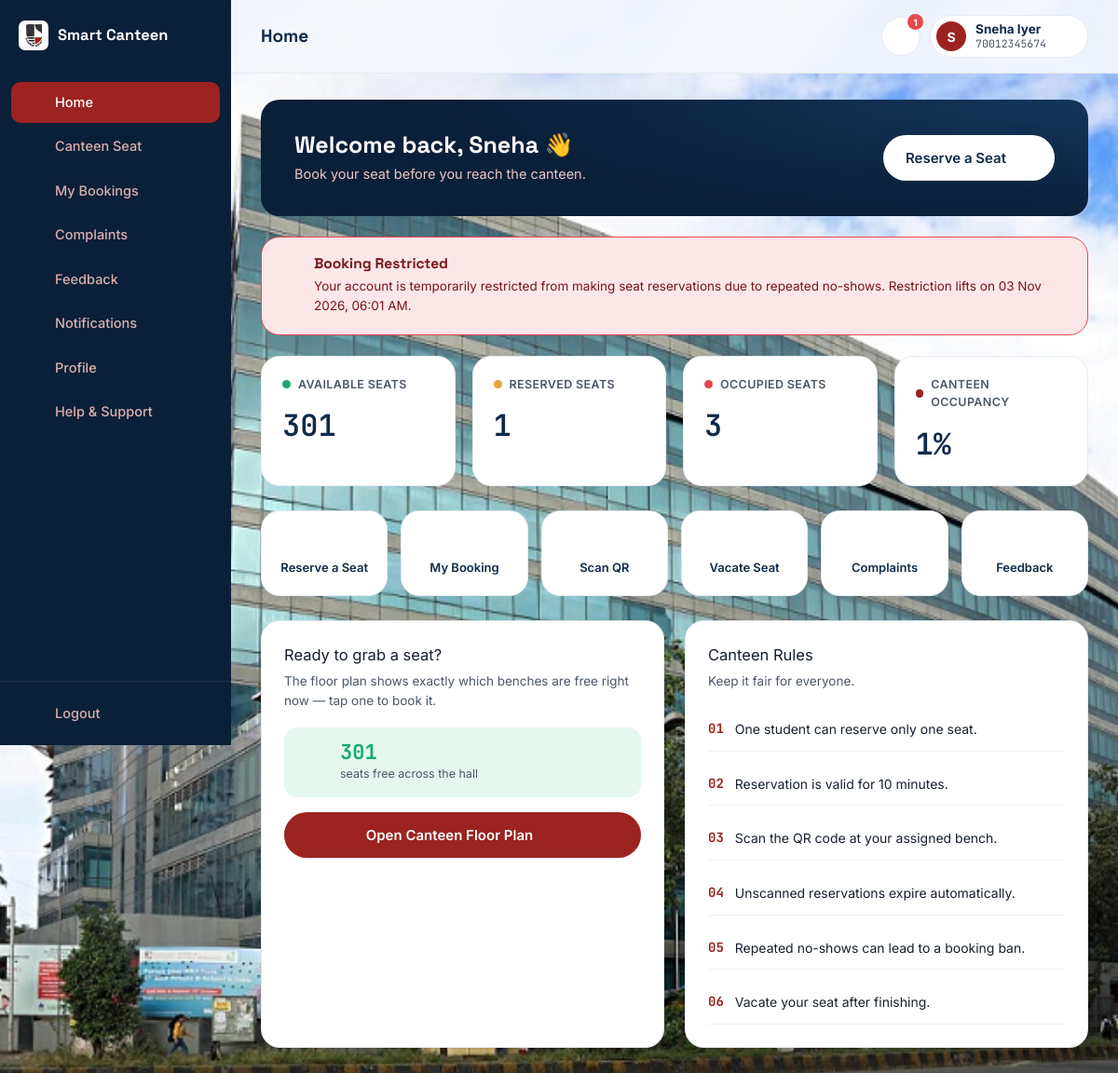
The app's page /student/dashboard.php (signed in) with its own data.
### tables this page shows
CREATE TABLE students (
  id             INT AUTO_INCREMENT PRIMARY KEY,
  sap_id         VARCHAR(11) NOT NULL UNIQUE,
  password_hash  VARCHAR(255) NOT NULL,
  name           VARCHAR(100) NOT NULL,
  branch         VARCHAR(100) NOT NULL,
  year           TINYINT NOT NULL,
  email          VARCHAR(150) DEFAULT NULL,
  no_show_count  INT NOT NULL DEFAULT 0,
  created_at     TIMESTAMP NOT NULL DEFAULT CURRENT_TIMESTAMP,
  CONSTRAINT chk_sap_id_format CHECK (sap_id REGEXP '^[0-9]{11}$'),
  CONSTRAINT chk_year_range CHECK (year BETWEEN 1 AND 4)
);

CREATE TABLE bans (
  id             INT AUTO_INCREMENT PRIMARY KEY,
  student_id     INT NOT NULL,
  reason         VARCHAR(255) NOT NULL,
  start_date     DATETIME NOT NULL,
  end_date       DATETIME NOT NULL,
  lifted_at      DATETIME DEFAULT NULL,
  created_at     TIMESTAMP NOT NULL DEFAULT CURRENT_TIMESTAMP,
  CONSTRAINT fk_ban_student FOREIGN KEY (student_id) REFERENCES students(id) ON DELETE CASCADE,
  INDEX idx_student_active (student_id, lifted_at, end_date)
);

### includes/functions.php (called while the page is built, shortened)
<?php
function e(?string $value): string
{
    return htmlspecialchars($value ?? '', ENT_QUOTES, 'UTF-8');
}
function unreadNotificationCount(PDO $pdo, int $studentId): int
{
    $stmt = $pdo->prepare('SELECT COUNT(*) FROM notifications WHERE student_id = ? AND is_read = 0');
    $stmt->execute([$studentId]);
    return (int) $stmt->fetchColumn();
}
function getActiveBan(PDO $pdo, int $studentId): ?array
{
    $stmt = $pdo->prepare('SELECT * FROM bans WHERE student_id = ? AND lifted_at IS NULL AND end_date > NOW() ORDER BY end_date DESC LIMIT 1');
    $stmt->execute([$studentId]);
    $ban = $stmt->fetch();
    return $ban ?: null;
}
function getCanteenStats(PDO $pdo): array
{
    $counts = ['available' => 0, 'reserved' => 0, 'occupied' => 0, 'unavailable' => 0];
    foreach ($pdo->query('SELECT status, COUNT(*) c FROM seats GROUP BY status') as $row) {
        $counts[$row['status']] = (int) $row['c'];
    }
    $total = $counts['available'] + $counts['reserved'] + $counts['occupied'];
    $occupancy = $total > 0 ? round((($counts['reserved'] + $counts['occupied']) / $total) * 100) : 0;
    return [
        'available'  => $counts['available'],
        'reserved'   => $counts['reserved'],
        'occupied'   => $counts['occupied'],
        'unavailable'=> $counts['unavailable'],
        'occupancy'  => $occupancy,
    ];
}
function formatDateTime(?string $datetime): string
{
    return date('d M Y, h:i A', strtotime($datetime));
}

### includes/auth.php (called while the page is built, shortened)
<?php
function isStudentLoggedIn(): bool
{
    return isset($_SESSION['student_id']);
}
function currentStudentId(): ?int
{
    return $_SESSION['student_id'] ?? null;
}
function currentStudent(): ?array
{
    static $cached = null;
    if ($cached !== null) return $cached;
    $stmt = getDB()->prepare('SELECT * FROM students WHERE id = ?');
    $stmt->execute([currentStudentId()]);
    $cached = $stmt->fetch() ?: null;
    return $cached;
}

### includes/db.php (called while the page is built)
<?php
function getDB(): PDO
{
    static $pdo = null;
    if ($pdo === null) {
        $dsn = 'mysql:host=' . DB_HOST . ';dbname=' . DB_NAME . ';charset=utf8mb4';
        try {
            $pdo = new PDO($dsn, DB_USER, DB_PASS, [
                PDO::ATTR_ERRMODE            => PDO::ERRMODE_EXCEPTION,
                PDO::ATTR_DEFAULT_FETCH_MODE => PDO::FETCH_ASSOC,
                PDO::ATTR_EMULATE_PREPARES   => false,
            ]);
            $pdo->exec("SET time_zone = '+05:30'");
        } catch (PDOException $e) {
            http_response_code(500);
            die('Database connection failed. Check includes/config.php and make sure MySQL is running in XAMPP. (' . htmlspecialchars($e->getMessage()) . ')');
        }
    }
    return $pdo;
}

### student/dashboard.php (the view, shortened to what this page needs)
<?php
require_once __DIR__ . '/../includes/db.php';
require_once __DIR__ . '/../includes/auth.php';
require_once __DIR__ . '/../includes/functions.php';
require_once __DIR__ . '/../includes/icons.php';
$pdo = getDB();
$student = currentStudent();
$stats = getCanteenStats($pdo);
$activeBan = getActiveBan($pdo, $student['id']);
$pageTitle = 'Home';
?>
<!DOCTYPE html>
<html lang="en">
<head>
<link rel="stylesheet" href="<?= BASE_URL ?>/css/style.css">
<link rel="stylesheet" href="<?= BASE_URL ?>/css/app.css">
</head>
<body class="app-body photo-bg">
<div class="app-shell">
  <?php include __DIR__ . '/../includes/sidebar.php'; ?>
  <div class="app-main">
    <?php include __DIR__ . '/../includes/header.php'; ?>
    <main class="app-content">
      <div class="welcome-banner">
        <div>
          <h2>Welcome back, <?= e(explode(' ', $student['name'])[0]) ?> 👋</h2>
          <p>Book your seat before you reach the canteen.</p>
        </div>
        <a href="canteen.php" class="btn btn-white">Reserve a Seat <?= icon('arrow-right') ?></a>
      </div>
      <?php if ($activeBan): ?>
        <div class="restriction-banner">
          <?= icon('shield') ?>
          <div>
            <h3>Booking Restricted</h3>
            <p>Your account is temporarily restricted from making seat reservations due to repeated no-shows. Restriction lifts on <?= formatDateTime($activeBan['end_date']) ?>.</p>
          </div>
        </div>
      <?php endif; ?>
      <div class="stat-grid">
        <div class="stat-card">
          <div class="stat-label"><span class="stat-dot" style="background:var(--status-available)"></span>Available Seats</div>
          <div class="stat-value"><?= $stats['available'] ?></div>
        </div>
        <div class="stat-card">
          <div class="stat-label"><span class="stat-dot" style="background:var(--status-reserved)"></span>Reserved Seats</div>
          <div class="stat-value"><?= $stats['reserved'] ?></div>
        </div>
        <div class="stat-card">
          <div class="stat-label"><span class="stat-dot" style="background:var(--status-occupied)"></span>Occupied Seats</div>
          <div class="stat-value"><?= $stats['occupied'] ?></div>
        </div>
        <div class="stat-card">
          <div class="stat-label"><span class="stat-dot" style="background:var(--red-600)"></span>Canteen Occupancy</div>
          <div class="stat-value"><?= $stats['occupancy'] ?>%</div>
        </div>
      </div>
      <div class="quick-actions">
        <a href="canteen.php" class="quick-action"><?= icon('grid') ?><span>Reserve a Seat</span></a>
        <a href="my_bookings.php" class="quick-action"><?= icon('seat') ?><span>My Booking</span></a>
        <a href="scan.php" class="quick-action"><?= icon('qr') ?><span>Scan QR</span></a>
        <a href="my_bookings.php" class="quick-action"><?= icon('logout') ?><span>Vacate Seat</span></a>
        <a href="complaints.php" class="quick-action"><?= icon('flag') ?><span>Complaints</span></a>
        <a href="feedback.php" class="quick-action"><?= icon('star') ?><span>Feedback</span></a>
      </div>
      <div class="grid-2 section-gap">
        <div class="card">
          <div class="card-title">Ready to grab a seat?</div>
          <div class="card-sub">The floor plan shows exactly which benches are free right now — tap one to book it.</div>
          <div style="display:flex; align-items:center; gap:14px; background:var(--status-available-bg); border-radius:var(--radius-md); padding:16px 18px; margin-bottom:16px;">
            <span style="color:var(--status-available);"><?= icon('seat', '', 28) ?></span>
            <div>
              <div style="font-family:var(--font-mono); font-weight:700; font-size:22px; color:var(--status-available); line-height:1;"><?= $stats['available'] ?></div>
              <div style="font-size:12.5px; color:var(--ink-600); margin-top:2px;">seats free across the hall</div>
            </div>
          </div>
          <a href="canteen.php" class="btn btn-primary btn-block">Open Canteen Floor Plan <?= icon('arrow-right') ?></a>
        </div>
        <div class="card">
          <div class="card-title">Canteen Rules</div>
          <div class="card-sub">Keep it fair for everyone.</div>
          <ul class="rules-grid-light" style="grid-template-columns:1fr;">
            <li><span class="n">01</span> One student can reserve only one seat.</li>
            <li><span class="n">02</span> Reservation is valid for 10 minutes.</li>
            <li><span class="n">03</span> Scan the QR code at your assigned bench.</li>
            <li><span class="n">04</span> Unscanned reservations expire automatically.</li>
            <li><span class="n">05</span> Repeated no-shows can lead to a booking ban.</li>
            <li><span class="n">06</span> Vacate your seat after finishing.</li>
          </ul>
        </div>
      </div>
    </main>
  </div>
</div>
</body>
</html>

### includes/header.php (shortened to what this page needs)
<?php
$student = currentStudent();
$unreadCount = unreadNotificationCount($pdo, $student['id']);
$pageTitle = $pageTitle ?? 'Home';
?>
<header class="app-header">
  <h1 class="page-title"><?= e($pageTitle) ?></h1>
  <div class="header-actions">
    <div class="dropdown" id="notifDropdown">
      <button class="icon-btn" id="notifBtn" aria-label="Notifications">
        <?= icon('bell') ?>
        <?php if ($unreadCount > 0): ?><span class="badge-dot" id="unreadBadge"><?= $unreadCount > 9 ? '9+' : $unreadCount ?></span><?php endif; ?>
      </button>
    </div>
    <div class="dropdown" id="profileDropdown">
      <button class="profile-btn" id="profileBtn">
        <span class="avatar"><?= e(strtoupper(substr($student['name'], 0, 1))) ?></span>
        <span class="profile-text">
          <strong><?= e($student['name']) ?></strong>
          <small class="mono"><?= e($student['sap_id']) ?></small>
        </span>
        <?= icon('chevron-down') ?>
      </button>
    </div>
  </div>
</header>

### css/style.css (style rules this page uses)
:root { --navy-950: #0A1F38; --navy-900: #0F2A4A; --navy-800: #15355C; --red-600: #9C231F; --red-700: #7F1C19; --red-50: #F9F1F1; --paper: #F5F8FC; --white: #FFFFFF; --ink-900: #16202E; --ink-600: #4B5768; --slate-400:#A6B0C0; --slate-200:#E4E9F1; --slate-100:#EEF2F7; --status-available: #18A971; --status-available-bg: #E4F8EF; --status-reserved: #E8A33D; --status-reserved-bg: #FDF2DF; --status-occupied: #E5484D; --status-occupied-bg: #FCE7E8; --status-unavailable: #8791A1; --status-unavailable-bg: #EEF0F3; --font-display: 'Space Grotesk', 'Segoe UI', sans-serif; --font-body: 'Inter', 'Segoe UI', sans-serif; --font-mono: 'JetBrains Mono', 'Courier New', monospace; --radius-lg: 20px; --radius-md: 14px; --radius-sm: 10px; --radius-pill: 999px; --shadow-sm: 0 1px 2px rgba(15,42,74,.07); --shadow-md: 0 8px 24px rgba(15,42,74,.10); --shadow-lg: 0 20px 48px rgba(15,42,74,.16); }
*, *::before, *::after { box-sizing: border-box; }
html { scroll-behavior: smooth; }
body { margin: 0; font-family: var(--font-body); color: var(--ink-900); background: var(--paper); -webkit-font-smoothing: antialiased; line-height: 1.55; }
h1, h2, h3, h4 { font-family: var(--font-display); margin: 0 0 .5em; line-height: 1.15; color: var(--navy-900); }
p { margin: 0 0 1em; }
a { color: inherit; text-decoration: none; }
button { font-family: inherit; cursor: pointer; }
ul { margin: 0; padding: 0; list-style: none; }
.mono { font-family: var(--font-mono); font-variant-numeric: tabular-nums; }
.btn { display: inline-flex; align-items: center; justify-content: center; gap: 8px; padding: 13px 24px; border-radius: var(--radius-pill); border: none; font-weight: 600; font-size: 15px; font-family: var(--font-body); transition: transform .15s ease, box-shadow .15s ease, background-color .15s ease; white-space: nowrap; }
.btn-primary { background: var(--red-600); color: var(--white); box-shadow: var(--shadow-sm); }
.btn-white { background: var(--white); color: var(--navy-900); box-shadow: var(--shadow-md); }
.btn-block { width: 100%; }

### records on screen
students: name "S", name "Sneha Iyer", sap "70012345674", name "Sneha"
bans: end_date "03 Nov 2026, 06:01 AM"

### other values on screen
$item['label'] "Home"
$item['label'] "Canteen Seat"
$item['label'] "My Bookings"
$item['label'] "Complaints"
$item['label'] "Feedback"
$item['label'] "Notifications"
$item['label'] "Profile"
$item['label'] "Help & Support"
$pageTitle "Home"
$unreadCount "1"
$stats['available'] "301"
$stats['reserved'] "1"
$stats['occupied'] "3"
$stats['occupancy'] "1"
